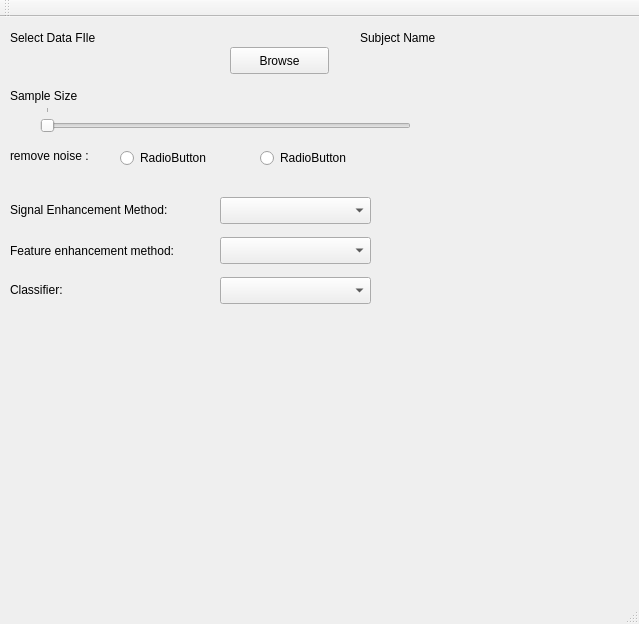
<?xml version="1.0" encoding="UTF-8"?>
<ui version="4.0">
 <class>MainWindow</class>
 <widget class="QMainWindow" name="MainWindow">
  <property name="geometry">
   <rect>
    <x>0</x>
    <y>0</y>
    <width>639</width>
    <height>624</height>
   </rect>
  </property>
  <property name="windowTitle">
   <string>MainWindow</string>
  </property>
  <widget class="QWidget" name="centralWidget">
   <widget class="QLabel" name="label">
    <property name="geometry">
     <rect>
      <x>10</x>
      <y>10</y>
      <width>161</width>
      <height>21</height>
     </rect>
    </property>
    <property name="text">
     <string>Select Data FIle </string>
    </property>
   </widget>
   <widget class="QLabel" name="label_2">
    <property name="geometry">
     <rect>
      <x>360</x>
      <y>10</y>
      <width>161</width>
      <height>21</height>
     </rect>
    </property>
    <property name="text">
     <string>Subject Name</string>
    </property>
   </widget>
   <widget class="QLabel" name="label_3">
    <property name="geometry">
     <rect>
      <x>10</x>
      <y>70</y>
      <width>111</width>
      <height>17</height>
     </rect>
    </property>
    <property name="text">
     <string>Sample Size</string>
    </property>
   </widget>
   <widget class="QLabel" name="label_4">
    <property name="geometry">
     <rect>
      <x>10</x>
      <y>181</y>
      <width>211</width>
      <height>24</height>
     </rect>
    </property>
    <property name="text">
     <string>Signal Enhancement Method: </string>
    </property>
   </widget>
   <widget class="QLabel" name="label_5">
    <property name="geometry">
     <rect>
      <x>10</x>
      <y>130</y>
      <width>211</width>
      <height>17</height>
     </rect>
    </property>
    <property name="text">
     <string>remove noise :</string>
    </property>
   </widget>
   <widget class="QLabel" name="label_6">
    <property name="geometry">
     <rect>
      <x>10</x>
      <y>225</y>
      <width>221</width>
      <height>17</height>
     </rect>
    </property>
    <property name="text">
     <string>Feature enhancement method: </string>
    </property>
   </widget>
   <widget class="QLabel" name="label_7">
    <property name="geometry">
     <rect>
      <x>10</x>
      <y>263</y>
      <width>211</width>
      <height>20</height>
     </rect>
    </property>
    <property name="text">
     <string>Classifier:</string>
    </property>
   </widget>
   <widget class="QPushButton" name="BrowseButton">
    <property name="geometry">
     <rect>
      <x>230</x>
      <y>30</y>
      <width>99</width>
      <height>27</height>
     </rect>
    </property>
    <property name="text">
     <string>Browse</string>
    </property>
   </widget>
   <widget class="QComboBox" name="signalEnhancementMethod">
    <property name="geometry">
     <rect>
      <x>220</x>
      <y>180</y>
      <width>151</width>
      <height>27</height>
     </rect>
    </property>
   </widget>
   <widget class="QComboBox" name="FeatureEnhancementMethod">
    <property name="geometry">
     <rect>
      <x>220</x>
      <y>220</y>
      <width>151</width>
      <height>27</height>
     </rect>
    </property>
   </widget>
   <widget class="QComboBox" name="ClassifierBox">
    <property name="geometry">
     <rect>
      <x>220</x>
      <y>260</y>
      <width>151</width>
      <height>27</height>
     </rect>
    </property>
   </widget>
   <widget class="QRadioButton" name="removeNoiseChecked">
    <property name="geometry">
     <rect>
      <x>120</x>
      <y>130</y>
      <width>117</width>
      <height>22</height>
     </rect>
    </property>
    <property name="text">
     <string>RadioButton</string>
    </property>
   </widget>
   <widget class="QRadioButton" name="removeNoiseUnchecked">
    <property name="geometry">
     <rect>
      <x>260</x>
      <y>130</y>
      <width>117</width>
      <height>22</height>
     </rect>
    </property>
    <property name="text">
     <string>RadioButton</string>
    </property>
   </widget>
   <widget class="QSlider" name="StartSample">
    <property name="geometry">
     <rect>
      <x>40</x>
      <y>90</y>
      <width>371</width>
      <height>29</height>
     </rect>
    </property>
    <property name="minimum">
     <number>3</number>
    </property>
    <property name="maximum">
     <number>7</number>
    </property>
    <property name="value">
     <number>3</number>
    </property>
    <property name="orientation">
     <enum>Qt::Horizontal</enum>
    </property>
    <property name="tickPosition">
     <enum>QSlider::TicksAbove</enum>
    </property>
   </widget>
  </widget>
  <widget class="QMenuBar" name="menuBar">
   <property name="geometry">
    <rect>
     <x>0</x>
     <y>0</y>
     <width>639</width>
     <height>25</height>
    </rect>
   </property>
  </widget>
  <widget class="QToolBar" name="mainToolBar">
   <attribute name="toolBarArea">
    <enum>TopToolBarArea</enum>
   </attribute>
   <attribute name="toolBarBreak">
    <bool>false</bool>
   </attribute>
  </widget>
  <widget class="QStatusBar" name="statusBar"/>
 </widget>
 <layoutdefault spacing="6" margin="11"/>
 <resources/>
 <connections/>
</ui>
